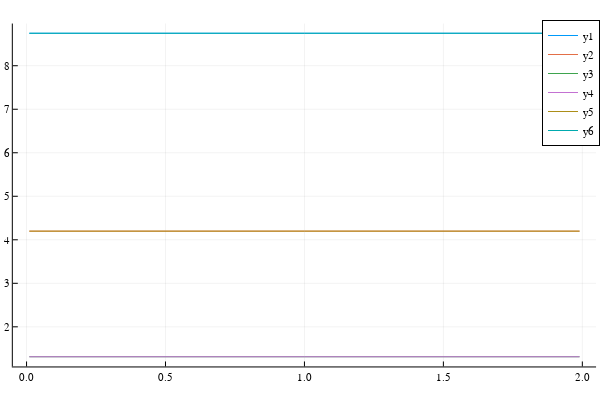

The notebook cell this image was saved under:
### Code cell
@time K,Φ=mg1D_diffusion_k_solver(f,bc,N);
@time K,Φ=mg1D_diffusion_k_solver_lc(f,bc,N);
K
